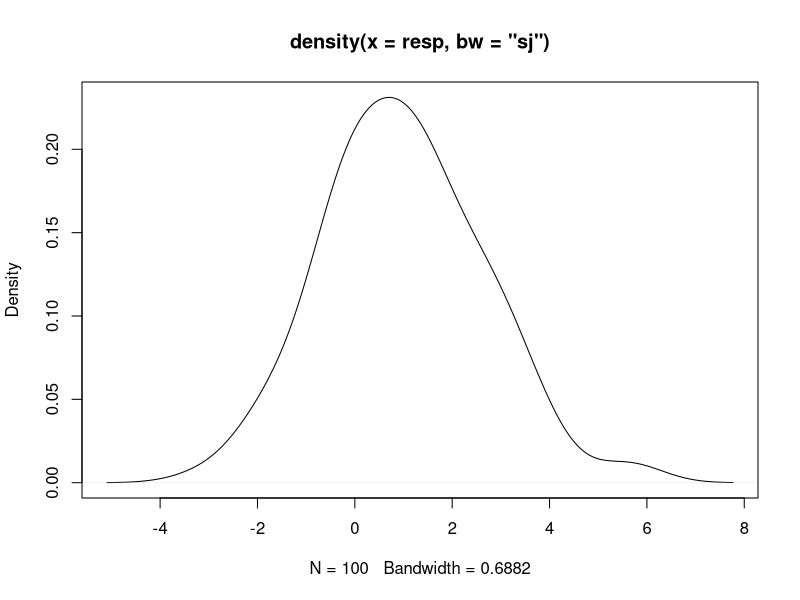

Generate this figure with R: (Note: this script raises an error after producing the figure.)
##################simulation

## data generation
set.seed(5)
n<- 100

x1 <- rnorm(n, 0, 1)
x2 <- rnorm(n, 0, 1)
x3 <- rnorm(n, 0, 1)

coeff <-c(0.5,1,0) ###coeff variables only

stderror <-1
error <- stderror * rnorm(n)

# true model:
resp <- 1+coeff[1]*x1 +coeff[2]*x2+error
numvar<-2

formbin <- binresp ~ x1+x2
form <- resp ~ x1+x2
lmfit <- lm(formula = form)
summary(lmfit)


dr <- density(resp, bw = "sj")
plot(dr)

datatr <- data.frame(resp, x1, x2,x3)  
datapn <-datatr
summary(datatr)
datatrial<-datatr   ### 


###binary fits
ndat <- dim(datatr)[1]
threshold <-0.8
datatr$binresp <- 0
for (i in 1:ndat) {if (datatr$resp[i] > threshold) datatr$binresp[i] <- 1}

datatr$binresp <- as.factor(datatr$binresp)  
glmnow <- glm (formbin, data = datatr, family =binomial(link = "logit"))  
summary(glmnow)

glmnow2 <- glm (formbin, data = datatr, family =quasibinomial(link = "probit"))  
summary(glmnow2)



########## fits var thresholds

splitnumber <- 50 #100
#minsplit <- -2
#maxsplit <- 4
minsplit <-quantile(datatr$resp, p = c(0.05))
maxsplit <-quantile(datatr$resp, p = c(0.95))

absmin <- min(datatr$resp)
absmax <- max(datatr$resp)
increase <- (maxsplit-minsplit)/splitnumber ### auch 5
splits <- seq(minsplit,maxsplit,by=increase) 

indicator <- "probit"
formbin <- resp ~ x1+x2

### alternative fits

Splitfit <- ParametricSplitsMonotone(datatr, datapn, formbin, splits,absmin, absmax, numxaxint=60, 
                                     indicator="probit",lambda=0.0,alpha=0)
mem <- Splitfit$stderr


Splitfit <- ParametricSplitsMonotone(datatr, datapn, formbin,  splits,absmin, absmax, numxaxint=60,
                                     indicator="probit",lambda=0.05,alpha=0)
Splitfit$stderr<-mem

## with weights

#Splitfit <- ParametricSplitsMonotoneWeights(datatr, datapn, formbin, splits,absmin, absmax, numxaxint=60, 
#                                     indicator="probit",lambda=0.05,alpha=0,spreadweights=0.2 )
#Splitfit$stderr<-mem

####quantile plots
x1 = seq(-2, 2, 0.1)

emp.data <- data.frame(x1 = x1,x2 = rep(0,length(x1)), x3= rep(0,length(x1)))

#Splitfit <- ParametricSplits(datatr, emp.data, formbin,  splits,absmin, absmax, 20)
Splitfit <- ParametricSplitsMonotone(datatr, emp.data, formbin,  splits,absmin, absmax, 60, indicator,0.0)

qu25 <- ParametricSplitsQuantiles(Splitfit$distfct, Splitfit$xax, 0.25)
qu75 <- ParametricSplitsQuantiles(Splitfit$distfct, Splitfit$xax, 0.75)
qu50<- ParametricSplitsQuantiles(Splitfit$distfct, Splitfit$xax, 0.5)
qu90<- ParametricSplitsQuantiles(Splitfit$distfct, Splitfit$xax, 0.9)
qu10<- ParametricSplitsQuantiles(Splitfit$distfct, Splitfit$xax, 0.1)

emp.data$x1 <- matrix(emp.data$x1)

label.size=1.6
plot(emp.data$x1, qu50$quantvalues, type="b",main = "Quantile Plot", 
     xlab="x_1",ylab="",  lwd=3,cex.lab=label.size,cex.axis=label.size,pch=2, ylim= c(-2,3))
lines(emp.data$x1, qu25$quantvalues)
lines(emp.data$x1, qu75$quantvalues)

###true
resptrue <- 1+0.5*emp.data$x1 +1*emp.data$x2
lines(emp.data$x1, resptrue)
lines(emp.data$x1, resptrue+0.58*stderror)
lines(emp.data$x1, resptrue-0.58*stderror)
####################################


####coefficients plots

param <- Splitfit$parameters

### only explanatory
numvar-3
label.size <- 1.5
paramred <- param[2:numvar,]
paramred <- param[2:3,]
matplot(splits, t(paramred), type="b",  
        main = "beta_1,beta_2", xlab="Range dependent variable",ylab="",  lwd=3,cex.lab=label.size,
        cex.main =1.3,cex.axis=label.size,pch=1, ylim=c(-0.4,1.8))
truev <- rep(1,length(splits))
lines(splits, truev,lty=2,lwd=2)
truev <- rep(0.5,length(splits))
lines(splits, truev,lty=2,lwd=2)

#### all parameters
matplot(splits, t(param), type="b",  
        main = "Varying coefficients", xlab="Range dependent variable",ylab="",  lwd=3,cex.lab=label.size,
        cex.axis=1.3,cex.main =label.size,pch=1)
#      ylim = c(-1,2.2),xlim =c(-1.5,1.5))

truev <- rep(1,length(splits))
lines(splits, truev,lty=2,lwd=2)
truev <- rep(0.5,length(splits))
lines(splits, truev,lty=2,lwd=2)

#######  single variables

param <- Splitfit$parameters
stderr <- Splitfit$stderr
var <-1  ###variables without intercept
#plotseq <-seq(1:numsplits)
plotseq <-seq(1:length(splits))

label.size=1.4
plot(splits, param[var+1,],type="b",  
     main = "beta_1", xlab="Range dependent variable",ylab="",  lwd=3,cex.lab=label.size,
     cex.axis=label.size,pch=1,
     cex.main =label.size,ylim=c(-0.8,2.0))#,xlim=c(-2,4))

lines(splits,param[var+1,]+1.96*stderr[var+1,])
lines(splits,param[var+1,]-1.96*stderr[var+1,])

truev <- rep(coeff[var],length(splits))
lines(splits, truev,lty=2,lwd=2)
lines(splits, 0*truev,lty=2,lwd=1)


### plots with smoothing


knots <- quantile(splits, p = c(0.2, 0.4,0.6,0.8))

nam<-list("Intercept","beta_1","beta_2")


for( v in 2:3){
  var <-v
  model.cubic <-lm(param[var,]~bs(splits, degree = 3, knots = knots), 
                   data = as.data.frame(cbind(param[var,],splits)))
  model.cubicu <-lm(param[var,]+1.96*stderr[var,]~bs(splits, degree = 3, knots = knots), 
                    data = as.data.frame(cbind(param[var,],splits)))
  model.cubicl <-lm(param[var,]-1.96*stderr[var,]~bs(splits, degree = 3, knots = knots), 
                    data = as.data.frame(cbind(param[var,],splits)))
  #plot(splits, param[var,])
  #lines(splits, predict(model.cubic, newdata = list(splits)), col = 'green', lwd = 2)
  plot(splits, predict(model.cubic, newdata = list(splits)), col = 'blue', main = unlist(nam[var]), xlab="Range dependent variable",ylab="",  lwd=3,cex.lab=label.size,cex.axis=label.size,
       pch =1,cex =label.size, ylim=c(-0.4,1.8),cex.main=label.size)
  lines(splits, predict(model.cubicu, newdata = list(splits)), col = 'blue', lwd = 2)
  lines(splits, predict(model.cubicl, newdata = list(splits)), col = 'blue', lwd = 2)
  truev <- rep(coeff[var-1],length(splits))
  lines(splits, truev,lty=2,lwd=2)
  lines(splits, 0*truev,lty=2,lwd=1)
  #zeroes <- splits*0
  #lines(splits,zeroes,type="l", lty=2,lwd=3)
}





